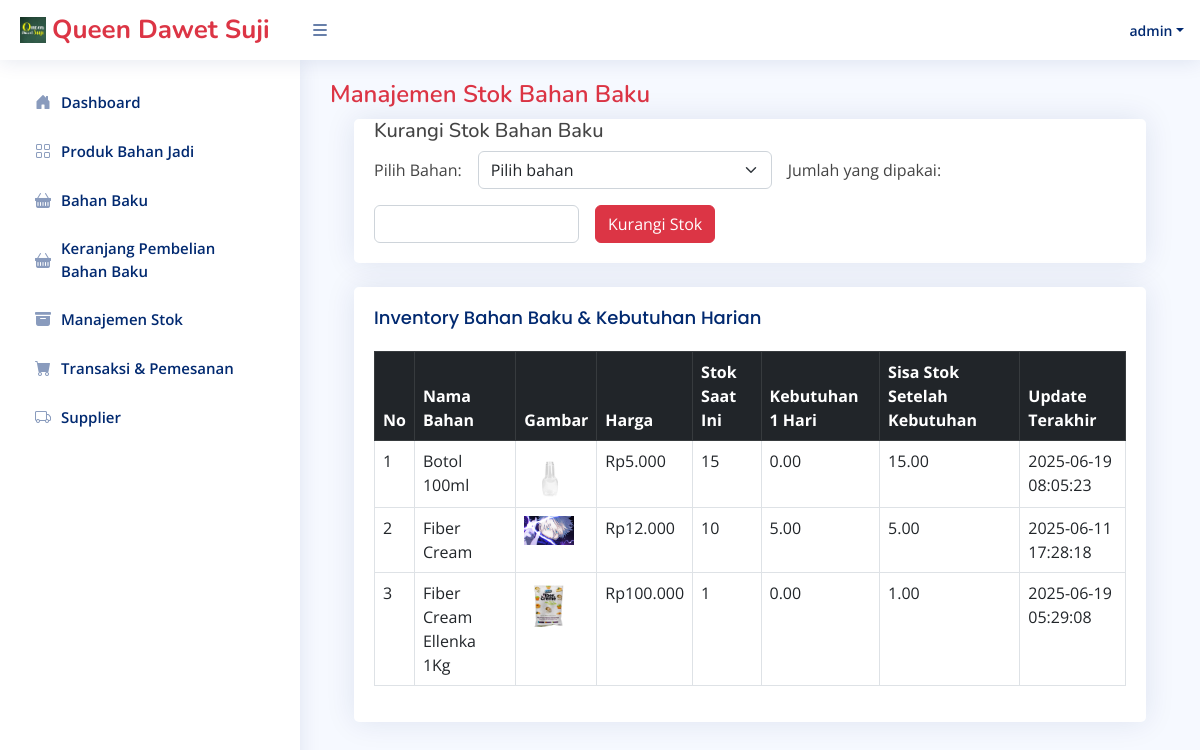
Page /Admin/manajemenStok.php (signed in) on the committed database.
### tables this page shows
CREATE TABLE `inventorystokbahan` (
  `idInventory` int NOT NULL,
  `id_bahan` int NOT NULL,
  `namaBahan` varchar(100) NOT NULL,
  `stokSisa` int NOT NULL,
  `satuan` varchar(20) NOT NULL,
  `tanggalUpdate` timestamp NULL DEFAULT CURRENT_TIMESTAMP ON UPDATE CURRENT_TIMESTAMP
);

CREATE TABLE `bahan_baku` (
  `id_bahan` int NOT NULL,
  `nama_bahan` varchar(100) NOT NULL,
  `gambar` varchar(255) DEFAULT NULL,
  `harga` int NOT NULL,
  `stok` int DEFAULT '0',
  `id_supplier` int DEFAULT NULL
);

### Admin/manajemenStok.php (the view, shortened to what this page needs)
<?php
require 'adminControl.php';
require 'template/headerAdmin.php';
require 'template/sidebarAdmin.php';
$queryInventory = "
    SELECT
        ib.id_bahan,
        ib.namaBahan,
        ib.stokSisa,
        ib.tanggalUpdate,
        bb.gambar,
        bb.harga
    FROM inventorystokbahan ib
    LEFT JOIN bahan_baku bb ON ib.id_bahan = bb.id_bahan
";
$resultInventory = mysqli_query($connect, $queryInventory);
$inventoryBahan = [];
while ($row = mysqli_fetch_assoc($resultInventory)) {
    $inventoryBahan[] = $row;
}
$queryRasio = "SELECT id_bahan, rasio_penggunaan FROM rasio_bahan_produk WHERE idProduk = 'PRD-1749269312'";
$resultRasio = mysqli_query($connect, $queryRasio);
$rasioBahan = [];
while ($row = mysqli_fetch_assoc($resultRasio)) {
    $rasioBahan[$row['id_bahan']] = $row['rasio_penggunaan'];
}
$produksiHarian = 500;
$rasioFiberCream = 1 / 100;
$rasioDaunSuji = 5 / 100;
?>
<main id="main" class="main">
    <div class="pagetitle">
        <h1 class="text-danger">Manajemen Stok Bahan Baku</h1>
    </div>
    <section class="section dashboard container">
        <div class="container">
            <div class="card mb-4">
                <div class="card-body">
                    <h5>Kurangi Stok Bahan Baku</h5>
                    <form method="POST" action="">
                        <div class="row g-3 align-items-center">
                            <div class="col-auto">
                                <label for="id_bahan" class="col-form-label">Pilih Bahan:</label>
                            </div>
                            <div class="col-auto">
                                <select name="id_bahan" id="id_bahan" class="form-select" required>
                                    <option value="" disabled selected>Pilih bahan</option>
                                </select>
                            </div>
                            <div class="col-auto">
                                <label for="jumlah" class="col-form-label">Jumlah yang dipakai:</label>
                            </div>
                            <div class="col-auto">
                                <input type="number" name="jumlah" id="jumlah" min="1" class="form-control" required>
                            </div>
                            <div class="col-auto">
                                <button type="submit" name="kurangi_stok" class="btn btn-danger">Kurangi Stok</button>
                            </div>
                        </div>
                    </form>
                </div>
            </div>
            <div class="row">
                <div class="col-12">
                    <div class="card">
                        <div class="card-body table-responsive">
                            <h5 class="card-title">Inventory Bahan Baku & Kebutuhan Harian</h5>
                            <table class="table table-bordered table-hover">
                                <thead class="table-dark">
                                    <tr>
                                        <th>No</th>
                                        <th>Nama Bahan</th>
                                        <th>Gambar</th>
                                        <th>Harga</th>
                                        <th>Stok Saat Ini</th>
                                        <th>Kebutuhan 1 Hari</th>
                                        <th>Sisa Stok Setelah Kebutuhan</th>
                                        <th>Update Terakhir</th>
                                    </tr>
                                </thead>
                                <tbody>
                                    <?php
                                    $no = 1;
                                    foreach ($inventoryBahan as $bahan) :
                                        $idBahan = $bahan['id_bahan'];
                                        $stok = $bahan['stokSisa'];
                                        $tanggalUpdate = $bahan['tanggalUpdate'];
                                        if ($idBahan == 1) {
                                            $kebutuhan = $produksiHarian * $rasioFiberCream;
                                        } elseif ($idBahan == 2) {
                                            $kebutuhan = $produksiHarian * $rasioDaunSuji;
                                        } else {
                                            $rasio = $rasioBahan[$idBahan] ?? 0;
                                            $kebutuhan = $produksiHarian * $rasio;
                                        }
                                        $sisa = $stok - $kebutuhan;
                                    ?>
                                        <tr>
                                            <td><?= $no++; ?></td>
                                            <td><?= htmlspecialchars($bahan['namaBahan']); ?></td>
                                            <td>
                                                <?php if ($bahan['gambar']) : ?>
                                                    <img src="../img/<?= htmlspecialchars($bahan['gambar']); ?>" alt="" width="50">
                                                <?php else : ?>
                                                    Tidak ada gambar
                                                <?php endif; ?>
                                            </td>
                                            <td>Rp<?= number_format($bahan['harga'], 0, ',', '.'); ?></td>
                                            <td><?= htmlspecialchars($stok); ?></td>
                                            <td><?= number_format($kebutuhan, 2); ?></td>
                                            <td>
                                                <?= ($sisa < 0)
                                                    ? "<span style='color:red;'>$sisa (Kurang!)</span>"
                                                    : number_format($sisa, 2); ?>
                                            </td>
                                            <td><?= htmlspecialchars($tanggalUpdate); ?></td>
                                        </tr>
                                    <?php endforeach; ?>
                                </tbody>
                            </table>
                        </div>
                    </div>
                </div>
            </div>
        </div>
    </section>
</main>

### assets/css/style.css (style rules this page uses)
:root { scroll-behavior: smooth; }
body { font-family: "Open Sans", sans-serif; background: #f6f9ff; color: #444444; }
h1, h2, h3, h4, h5, h6 { font-family: "Nunito", sans-serif; }
#main { margin-top: 60px; padding: 20px 30px; transition: all 0.3s; }
.pagetitle { margin-bottom: 10px; }
.pagetitle h1 { font-size: 24px; margin-bottom: 0; font-weight: 600; color: #012970; }
.card { margin-bottom: 30px; border: none; border-radius: 5px; box-shadow: 0px 0 30px rgba(1, 41, 112, 0.1); }
.card-title { padding: 20px 0 15px 0; font-size: 18px; font-weight: 500; color: #012970; font-family: "Poppins", sans-serif; }
.card-body { padding: 0 20px 20px 20px; }
@media (min-width: 1200px) { #main, #footer { margin-left: 300px; } }

### rows in the picture
inventorystokbahan: namaBahan "Botol 100ml", id_bahan.gambar (picture), id_bahan.harga "5.000", stokSisa "15", id_bahan "0.00", sisa "15.00", tanggalUpdate "2025-06-19 08:05:23"
inventorystokbahan: namaBahan "Fiber Cream", id_bahan.gambar (picture), id_bahan.harga "12.000", stokSisa "10", kebutuhan "5.00", stokSisa "5.00", tanggalUpdate "2025-06-11 17:28:18"
inventorystokbahan: namaBahan "Fiber Cream Ellenka 1Kg", id_bahan.gambar (picture), id_bahan.harga "100.000", stokSisa "1", id_bahan "0.00", sisa "1.00", tanggalUpdate "2025-06-19 05:29:08"

### other values in the picture
$userLogin "admin"
